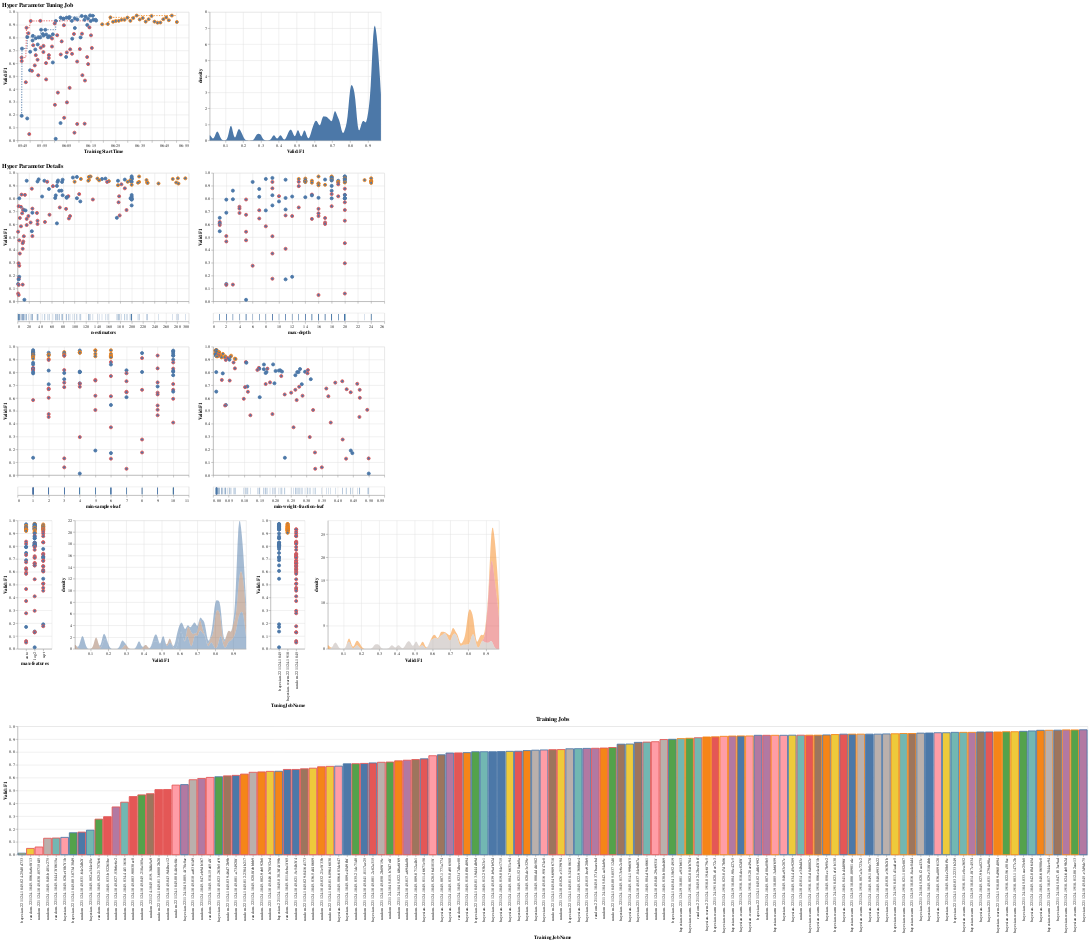

The cell this chart's notebook holds for it:
### Code cell
visualize_tuning_job(warmstarted_tuner, advanced=True, trials_only=True)
